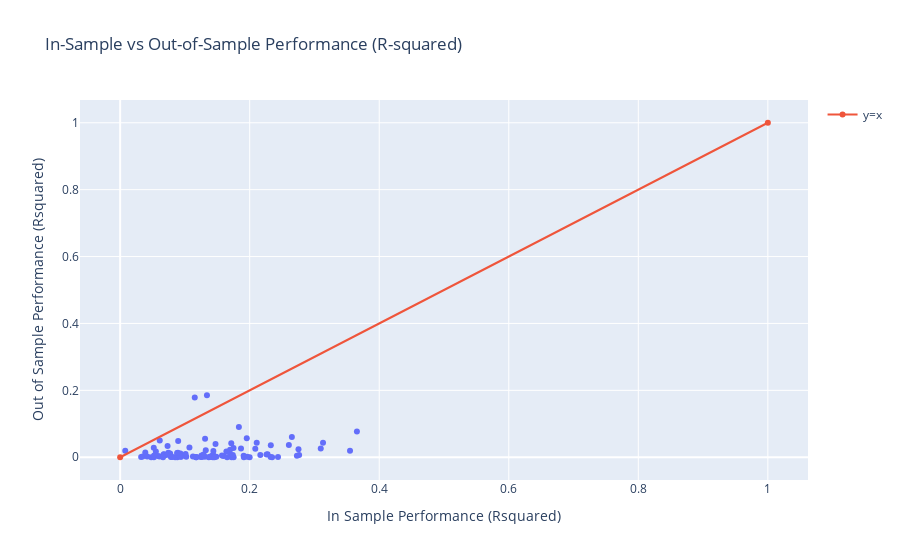

Notebook cell for this chart:
### Markdown cell above
# 8

### Code cell
import numpy as np
import pandas as pd
import plotly.express as px
import plotly.graph_objects as go
import statsmodels.formula.api as smf
from sklearn.model_selection import train_test_split

# Assume "songs" is your dataset
# Define model formula for linear regression
linear_form = 'danceability ~ energy * loudness + energy * mode'

# Set the number of repetitions and initialize arrays to store R-squared values
reps = 100
in_sample_Rsquared = np.zeros(reps)
out_of_sample_Rsquared = np.zeros(reps)

# Generate a sample dataset with random values for testing purposes
np.random.seed(0)  # For reproducible results
songs = pd.DataFrame({
    'danceability': np.random.rand(62),  # 62 rows as implied by 50-50 split with 31 in training
    'energy': np.random.rand(62),
    'loudness': np.random.rand(62),
    'mode': np.random.randint(0, 2, 62)  # Binary variable, as mode often is
})

# Loop through different random train-test splits
for i in range(reps):
    # Split the data randomly into training and testing sets (50-50 split with 31 samples in training)
    songs_training_data, songs_testing_data = train_test_split(songs, train_size=31)
    
    # Fit the model on the training data
    final_model_fit = smf.ols(formula=linear_form, data=songs_training_data).fit()
    
    # Record the in-sample R-squared value
    in_sample_Rsquared[i] = final_model_fit.rsquared
    
    # Calculate the out-of-sample R-squared on the test data
    predictions = final_model_fit.predict(songs_testing_data)
    out_of_sample_Rsquared[i] = np.corrcoef(songs_testing_data['danceability'], predictions)[0, 1]**2

# Create a DataFrame to store the results for visualization
df = pd.DataFrame({
    "In Sample Performance (Rsquared)": in_sample_Rsquared,
    "Out of Sample Performance (Rsquared)": out_of_sample_Rsquared
})

# Generate a scatter plot comparing in-sample and out-of-sample R-squared values
fig = px.scatter(df, x="In Sample Performance (Rsquared)", y="Out of Sample Performance (Rsquared)",
                 title="In-Sample vs Out-of-Sample Performance (R-squared)")
# Add a y=x reference line to compare in-sample and out-of-sample values directly
fig.add_trace(go.Scatter(x=[0, 1], y=[0, 1], name="y=x", line_shape='linear'))

# Show the plot
fig.show()

### Figure 1 — Plotly figure (JSON) as saved in the notebook; plotly's stock layout.template omitted (floating-point values rounded to 4 significant figures)
{"data": [{"hovertemplate": "In Sample Performance (Rsquared)=%{x}<br>Out of Sample Performance (Rsquared)=%{y}<extra></extra>", "legendgroup": "", "marker": {"color": "#636efa", "symbol": "circle"}, "mode": "markers", "name": "", "orientation": "v", "showlegend": false, "type": "scatter", "x": [0.2651, 0.2108, 0.1697, 0.1175, 0.134, 0.1152, 0.08853, 0.07433, 0.08826, 0.1594, 0.1124, 0.1955, 0.1716, 0.06727, 0.06747, 0.1172, 0.107, 0.1721, 0.08958, 0.0607, 0.07713, 0.07834, 0.2763, 0.07132, 0.09303, 0.06506, 0.2346, 0.0324, 0.06537, 0.1833, 0.1322, 0.08953, 0.2437, 0.1021, 0.04791, 0.1439, 0.1907, 0.1369, 0.05519, 0.1999, 0.007887, 0.2276, 0.1408, 0.1651, 0.2087, 0.1308, 0.2729, 0.191, 0.1245, 0.1436, 0.08917, 0.05833, 0.09303, 0.101, 0.3655, 0.1172, 0.1485, 0.1415, 0.0732, 0.1866, 0.0849, 0.07786, 0.141, 0.06628, 0.1251, 0.1432, 0.3097, 0.2326, 0.175, 0.09422, 0.1752, 0.03476, 0.08029, 0.2164, 0.1266, 0.03882, 0.0521, 0.1385, 0.3132, 0.09169, 0.2605, 0.2753, 0.1256, 0.06115, 0.1311, 0.1456, 0.2261, 0.1702, 0.04182, 0.174, 0.2323, 0.05242, 0.3549, 0.1472, 0.164, 0.1572, 0.1288, 0.08799, 0.05189, 0.196], "xaxis": "x", "y": [0.06075, 0.04311, 0.02278, 3.44e-05, 0.1856, 0.1788, 0.01135, 0.01338, 0.0001533, 0.003889, 0.002431, 0.05666, 0.04188, 0.008412, 0.009106, 0.0002603, 0.02952, 0.0001654, 0.04864, 0.002512, 0.01096, 0.0008206, 0.006514, 0.00684, 0.01131, 0.002698, 9.264e-05, 0.0004046, 0.002498, 0.09071, 0.02111, 0.003598, 0.0007056, 0.00162, 8.016e-05, 0.01895, 0.0048, 0.0003613, 0.01696, 0.0002255, 0.0196, 0.009159, 0.00217, 0.0001189, 0.02558, 0.001851, 0.004719, 4.265e-05, 0.00159, 0.007177, 0.01348, 0.003562, 0.001558, 0.009441, 0.07676, 0.001086, 0.001801, 0.003651, 0.03366, 0.02588, 7.373e-05, 0.005517, 0.0005885, 4.563e-05, 0.000956, 1.13e-06, 0.02641, 0.03613, 0.02801, 0.0014, 9.015e-08, 0.001871, 0.0008001, 0.006548, 0.001155, 0.01453, 4.364e-05, 0.001832, 0.04307, 0.004298, 0.03689, 0.02409, 0.005524, 0.04971, 0.05498, 1.548e-05, 0.008015, 0.007256, 0.002217, 0.006551, 0.001096, 0.00534, 0.01942, 0.03961, 0.01755, 0.005387, 0.008523, 0.01265, 0.02857, 0.001348], "yaxis": "y"}, {"line": {"shape": "linear"}, "name": "y=x", "type": "scatter", "x": [0, 1], "y": [0, 1]}], "layout": {"legend": {"tracegroupgap": 0}, "title": {"text": "In-Sample vs Out-of-Sample Performance (R-squared)"}, "xaxis": {"anchor": "y", "domain": [0, 1], "title": {"text": "In Sample Performance (Rsquared)"}}, "yaxis": {"anchor": "x", "domain": [0, 1], "title": {"text": "Out of Sample Performance (Rsquared)"}}}}
